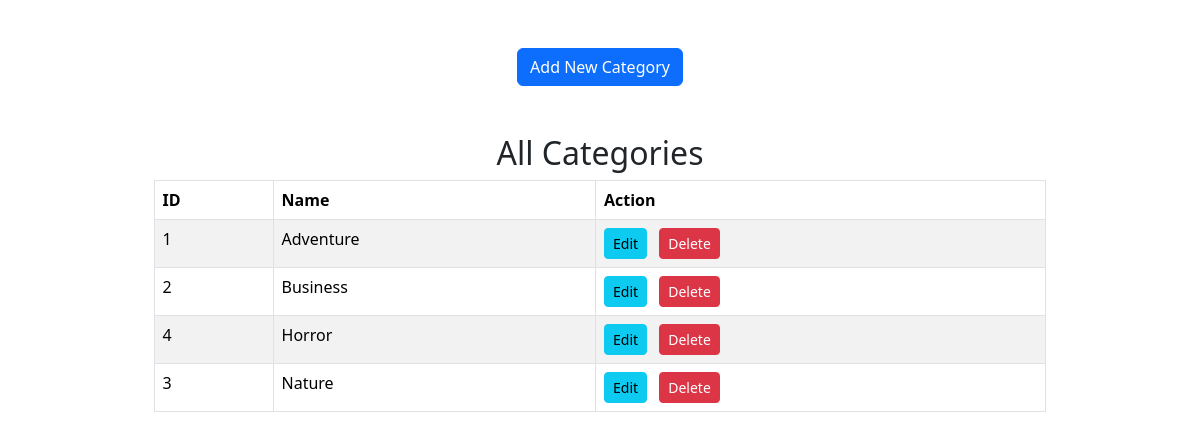
The page /dashboard/author-auth/category/view-category.php on the database its author committed.
### tables this page shows
CREATE TABLE `categories` (
  `category_id` int(11) NOT NULL,
  `category_name` varchar(100) NOT NULL
);

### dashboard/author-auth/category/view-category.php (the view, shortened to what this page needs)
<link href="https://cdn.jsdelivr.net/npm/bootstrap@5.3.5/dist/css/bootstrap.min.css" rel="stylesheet">
<?php
include "../../assets/includes/db.php";
$sql = "SELECT * FROM categories";
$result = $conn->query($sql);
?>
<div class="text-center mt-5">
    <p><a href="add-category.php" class="btn btn-primary">Add New Category</a></p>
</div>
<div class="container text-center mt-5">
    <h2>All Categories</h2>
    <table class="table table-bordered table-striped mx-auto" style="width: 80%;">
        <thead>
            <tr>
                <th>ID</th>
                <th>Name</th>
                <th>Action</th>
            </tr>
        </thead>
        <tbody>
            <?php while ($row = $result->fetch_assoc()) { ?>
                <tr>
                    <td><?php echo $row['category_id']; ?></td>
                    <td><?php echo $row['category_name']; ?></td>
                    <td>
                        <a href="edit-category.php?id=<?= $row['category_id'] ?>" class="btn btn-info btn-sm me-2">Edit</a>
                        <a href="delete-category.php?id=<?= $row['category_id'] ?>" class="btn btn-danger btn-sm" onclick="return confirm('Are you sure you want to delete this category?');">Delete</a>
                    </td>
                </tr>
            <?php } ?>
        </tbody>
    </table>
</div>

### rows shown on the page
categories: category_id "1", category_name "Adventure"
categories: category_id "2", category_name "Business"
categories: category_id "4", category_name "Horror"
categories: category_id "3", category_name "Nature"
